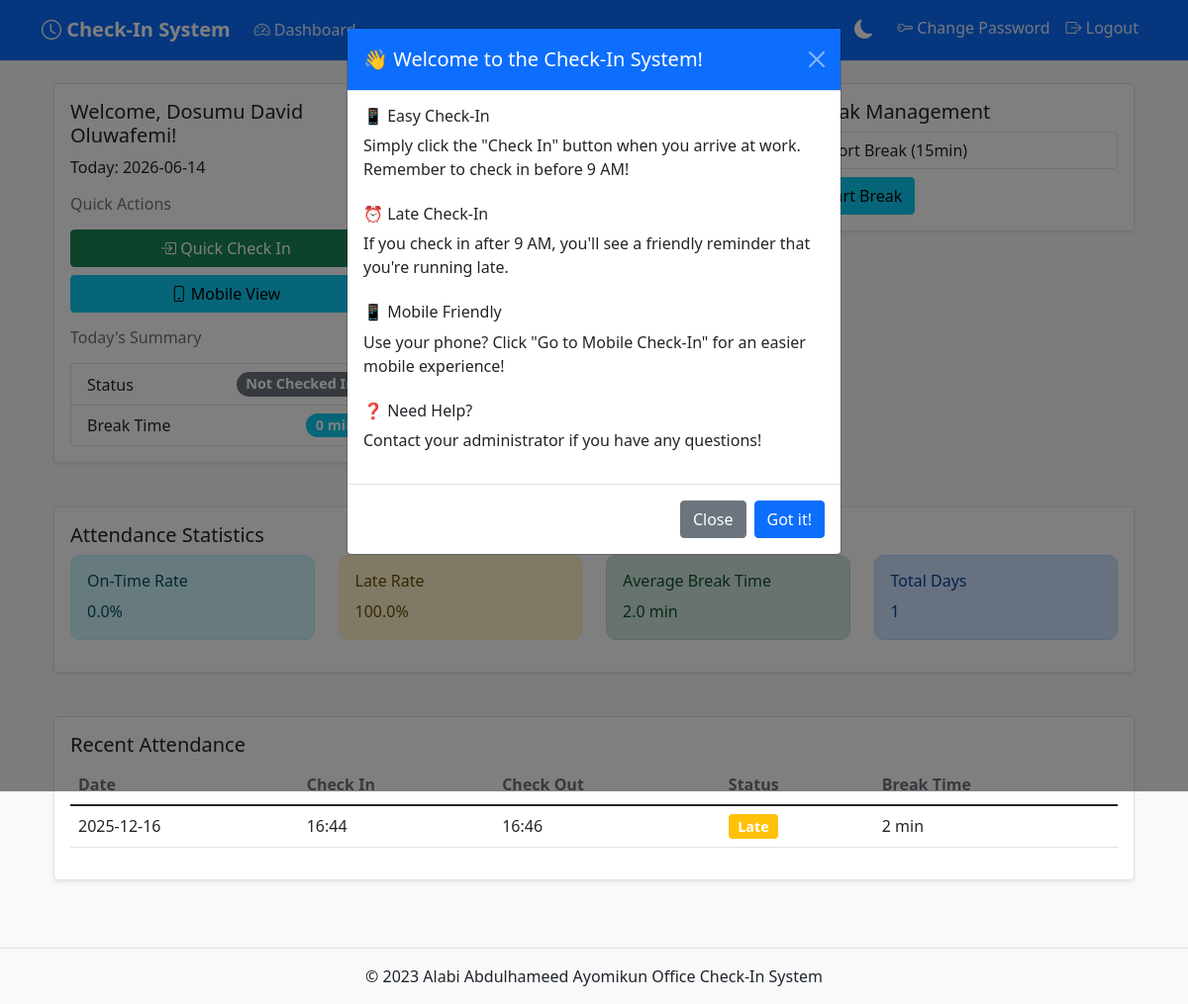
Screenshot of /dashboard (signed in) with the database file from the repository.
### tables this page shows
CREATE TABLE check_in_logs (
            id INTEGER PRIMARY KEY AUTOINCREMENT,
            staff_id INTEGER NOT NULL,
            check_in_time TIMESTAMP,
            check_out_time TIMESTAMP,
            date TEXT NOT NULL,
            is_late BOOLEAN DEFAULT FALSE,
            late_reason TEXT,
            total_break_time INTEGER DEFAULT 0,
            FOREIGN KEY (staff_id) REFERENCES staff (id)
        );

### app.py (the view, shortened to what this page needs)
@app.route('/dashboard')
def dashboard():
    if 'user_id' not in session:
        return redirect(url_for('login'))
    user_id = session['user_id']
    user_name = session['user_name']
    user_role = session['user_role']
    conn = get_db()
    cursor = conn.cursor()
    today = datetime.now().strftime('%Y-%m-%d')
    cursor.execute('SELECT id, check_in_time, check_out_time, is_late, total_break_time FROM check_in_logs WHERE staff_id = ? AND date = ?',
                  (user_id, today))
    log = cursor.fetchone()
    cursor.execute('''
        SELECT
            date,
            check_in_time,
            check_out_time,
            is_late,
            total_break_time
        FROM check_in_logs
        WHERE staff_id = ?
        ORDER BY date DESC
        LIMIT 5
    ''', (user_id,))
    recent_logs = cursor.fetchall()
    total_days = len(recent_logs)
    on_time_days = sum(1 for log in recent_logs if not log[3])  # not late
    late_days = sum(1 for log in recent_logs if log[3])  # late
    avg_break_time = sum(log[4] or 0 for log in recent_logs) / total_days if total_days > 0 else 0
    active_break = None
    staff_list = []
    late_check_ins = []
    conn.close()
    attendance_stats = {
        'on_time_percentage': (on_time_days / total_days * 100) if total_days > 0 else 0,
        'late_percentage': (late_days / total_days * 100) if total_days > 0 else 0,
        'avg_break_time': round(avg_break_time, 1),
        'total_days': total_days,
        'on_time_days': on_time_days,
        'late_days': late_days
    }
    return render_template('dashboard.html',
                         user_name=user_name,
                         user_role=user_role,
                         log=log,
                         today=today,
                         staff_list=staff_list,
                         is_late=log[3] if log else False,
                         late_check_ins=late_check_ins,
                         active_break=active_break,
                         attendance_stats=attendance_stats,
                         recent_logs=recent_logs)

### app.py (called while the page is built)
def convert_datetime(val):
    try:
        return datetime.fromisoformat(val.decode())
    except (AttributeError, ValueError):
        return None

def get_db():
    if not hasattr(g, 'sqlite_db'):
        try:
            g.sqlite_db = sqlite3.connect(
                app.config['DATABASE_PATH'],
                detect_types=sqlite3.PARSE_DECLTYPES | sqlite3.PARSE_COLNAMES,
            )
            g.sqlite_db.row_factory = sqlite3.Row
        except sqlite3.Error as e:
            print(f"Database connection error: {str(e)}")
            raise
    return g.sqlite_db

@app.after_request
def add_cache_headers(response):
    try:
        if request.path.startswith('/static'):
            response.headers['Cache-Control'] = 'public, max-age=3600'
        return response
    except Exception as e:
        print(f"Error adding cache headers: {str(e)}")
        return response

### templates/dashboard.html (shortened to what this page needs)
{% extends 'base.html' %}
{% block content %}
<div class="modal fade" id="welcomeGuideModal" tabindex="-1">
    <div class="modal-dialog">
        <div class="modal-content">
            <div class="modal-header bg-primary text-white">
                <h5 class="modal-title">👋 Welcome to the Check-In System!</h5>
                <button type="button" class="btn-close btn-close-white" data-bs-dismiss="modal"></button>
            </div>
            <div class="modal-body">
                <div class="steps">
                    <div class="step mb-4">
                        <h6>📱 Easy Check-In</h6>
                        <p>Simply click the "Check In" button when you arrive at work. Remember to check in before 9 AM!</p>
                    </div>
                    <div class="step mb-4">
                        <h6>⏰ Late Check-In</h6>
                        <p>If you check in after 9 AM, you'll see a friendly reminder that you're running late.</p>
                    </div>
                    <div class="step mb-4">
                        <h6>📱 Mobile Friendly</h6>
                        <p>Use your phone? Click "Go to Mobile Check-In" for an easier mobile experience!</p>
                    </div>
                    <div class="step">
                        <h6>❓ Need Help?</h6>
                        <p>Contact your administrator if you have any questions!</p>
                    </div>
                </div>
            </div>
            <div class="modal-footer">
                <button type="button" class="btn btn-secondary" data-bs-dismiss="modal">Close</button>
                <button type="button" class="btn btn-primary" data-bs-dismiss="modal" onclick="localStorage.setItem('welcomeShown', 'true')">Got it!</button>
            </div>
        </div>
    </div>
</div>
<div class="container mt-4">
    <div class="row">
        <div class="col-md-4">
            <div class="card">
                <div class="card-body">
                    <h5 class="card-title">Welcome, {{ user_name }}!</h5>
                    <p class="card-text">Today: {{ today }}</p>
                    <div class="quick-actions mb-3">
                        <h6 class="text-muted mb-3">Quick Actions</h6>
                        <div class="d-grid gap-2">
                            {% if not log %}
                                <button class="btn btn-success" onclick="document.getElementById('checkInForm').submit();">
                                    <i class="bi bi-box-arrow-in-right"></i> Quick Check In
                                </button>
                            {% elif not log.check_out_time %}
                                <button class="btn btn-warning" onclick="document.getElementById('checkOutForm').submit();">
                                    <i class="bi bi-box-arrow-left"></i> Quick Check Out
                                </button>
                                <form id="checkOutForm" method="post" action="{{ url_for('check_out') }}" style="display: none;"></form>
                            {% endif %}
                            <a href="{{ url_for('mobile_check_in') }}" class="btn btn-info">
                                <i class="bi bi-phone"></i> Mobile View
                            </a>
                        </div>
                    </div>
                    <div class="today-summary">
                        <h6 class="text-muted mb-3">Today's Summary</h6>
                        <div class="list-group">
                            <div class="list-group-item d-flex justify-content-between align-items-center">
                                Status
                                <span class="badge bg-{{ 'success' if log and not log.is_late else 'warning' if log and log.is_late else 'secondary' }} rounded-pill">
                                    {{ 'On Time' if log and not log.is_late else 'Late' if log and log.is_late else 'Not Checked In' }}
                                </span>
                            </div>
                            <div class="list-group-item d-flex justify-content-between align-items-center">
                                Break Time
                                <span class="badge bg-info rounded-pill">
                                    {{ log.total_break_time if log and log.total_break_time else 0 }} min
                                </span>
                            </div>
                        </div>
                    </div>
                </div>
            </div>
        </div>
        <div class="col-md-4">
            <div class="card">
                <div class="card-body">
                    <h5 class="card-title">Today's Status</h5>
                    {% if log %}
                        <p>Check-in time: {{ log.check_in_time }}</p>
                        {% if log.check_out_time %}
                            <p>Check-out time: {{ log.check_out_time }}</p>
                        {% else %}
                            <form method="post" action="{{ url_for('check_out') }}">
                                <button type="submit" class="btn btn-warning">Check Out</button>
                            </form>
                        {% endif %}
                        {% if log.is_late %}
                            <div class="alert alert-warning">Late Check-in</div>
                        {% endif %}
                    {% else %}
                        <p>Not checked in yet</p>
                        <form method="post" action="{{ url_for('check_in') }}">
                            <button type="submit" class="btn btn-success">Check In</button>
                        </form>
                    {% endif %}
                </div>
            </div>
        </div>
        <div class="col-md-4">
            <div class="card">
                <div class="card-body">
                    <h5 class="card-title">Break Management</h5>
                    {% if active_break %}
                        <div class="alert alert-info">
                            On {{ active_break.break_type }} break since {{ active_break.break_start }}
                            <form method="post" action="{{ url_for('end_break') }}" class="mt-2">
                                <button type="submit" class="btn btn-warning">End Break</button>
                            </form>
                        </div>
                    {% else %}
                        <form method="post" action="{{ url_for('start_break') }}">
                            <select name="break_type" class="form-control mb-2">
                                <option value="short">Short Break (15min)</option>
                            </select>
                            <button type="submit" class="btn btn-info">Start Break</button>
                        </form>
                    {% endif %}
                </div>
            </div>
        </div>
    </div>
    <div class="row mt-4">
        <div class="col-md-12">
            <div class="card">
                <div class="card-body">
                    <h5 class="card-title">Attendance Statistics</h5>
                    <div class="row">
                        <div class="col-md-3">
                            <div class="alert alert-info">
                                <h6>On-Time Rate</h6>
                                <p class="mb-0">{{ "%.1f"|format(attendance_stats.on_time_percentage) }}%</p>
                            </div>
                        </div>
                        <div class="col-md-3">
                            <div class="alert alert-warning">
                                <h6>Late Rate</h6>
                                <p class="mb-0">{{ "%.1f"|format(attendance_stats.late_percentage) }}%</p>
                            </div>
                        </div>
                        <div class="col-md-3">
                            <div class="alert alert-success">
                                <h6>Average Break Time</h6>
                                <p class="mb-0">{{ attendance_stats.avg_break_time }} min</p>
                            </div>
                        </div>
                        <div class="col-md-3">
                            <div class="alert alert-primary">
                                <h6>Total Days</h6>
                                <p class="mb-0">{{ attendance_stats.total_days }}</p>
                            </div>
                        </div>
                    </div>
                </div>
            </div>
        </div>
    </div>
    <div class="row mt-4">
        <div class="col-md-12">
            <div class="card">
                <div class="card-body">
                    <h5 class="card-title">Recent Attendance</h5>
                    <div class="table-responsive">
                        <table class="table">
                            <thead>
                                <tr>
                                    <th>Date</th>
                                    <th>Check In</th>
                                    <th>Check Out</th>
                                    <th>Status</th>
                                    <th>Break Time</th>
                                </tr>
                            </thead>
                            <tbody>
                                {% for log in recent_logs %}
                                <tr>
                                    <td>{{ log.date }}</td>
                                    <td>{{ log.check_in_time.strftime('%H:%M') if log.check_in_time else 'N/A' }}</td>
                                    <td>{{ log.check_out_time.strftime('%H:%M') if log.check_out_time else 'N/A' }}</td>
                                    <td>
                                        {% if log.is_late %}
                                            <span class="badge bg-warning">Late</span>
                                        {% else %}
                                            <span class="badge bg-success">On Time</span>
                                        {% endif %}
                                    </td>
                                    <td>{{ log.total_break_time or 0 }} min</td>
                                </tr>
                                {% endfor %}
                            </tbody>
                        </table>
                    </div>
                </div>
            </div>
        </div>
    </div>
</div>
{% endblock %}

### templates/base.html (style rules this page uses)
:root { --bg-primary: #f8f9fa; --bg-secondary: #ffffff; --text-primary: #212529; --text-secondary: #6c757d; --border-color: #dee2e6; --card-shadow: 0 2px 15px rgba(0,0,0,0.05); --accent-color: #0d6efd; --success-color: #198754; --warning-color: #ffc107; --danger-color: #dc3545; --info-color: #0dcaf0; }
body { background-color: var(--bg-primary); color: var(--text-primary); padding-bottom: env(safe-area-inset-bottom); padding-top: 60px; transition: background-color 0.3s ease, color 0.3s ease; }
.card { background-color: var(--bg-secondary); border-color: var(--border-color); box-shadow: var(--card-shadow); margin-bottom: 20px; transition: background-color 0.3s ease, border-color 0.3s ease; }
.table { color: var(--text-primary); }
.table th { color: var(--text-secondary); }
.alert { border-radius: 10px; margin-bottom: 1rem; }
.form-control { background-color: var(--bg-secondary); border-color: var(--border-color); color: var(--text-primary); }
.btn-primary { background-color: var(--accent-color); border-color: var(--accent-color); }
.btn-success { background-color: var(--success-color); border-color: var(--success-color); }
.card { margin-bottom: 20px; box-shadow: 0 0.125rem 0.25rem rgba(0, 0, 0, 0.075); }
.badge { font-size: 0.9em; }
.table th { font-weight: 600; }

### rows the page displays
check_in_logs: date "2025-12-16", check_in_time "16:44", check_out_time "16:46", is_late "Late", total_break_time "2"

### other values shown
{{ user_name }} "Dosumu David Oluwafemi"
{{ log.total_break_time if log and log.total_break_time else 0 }} "0"
{{ "%.1f"|format(attendance_stats.on_time_percentage) }} "0.0"
{{ "%.1f"|format(attendance_stats.late_percentage) }} "100.0"
{{ attendance_stats.avg_break_time }} "2.0"
{{ attendance_stats.total_days }} "1"
